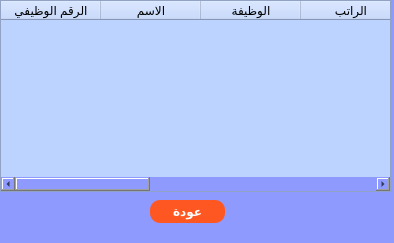
<?xml version="1.0" encoding="UTF-8"?>
<ui version="4.0">
 <class>Form</class>
 <widget class="QWidget" name="Form">
  <property name="geometry">
   <rect>
    <x>0</x>
    <y>0</y>
    <width>394</width>
    <height>243</height>
   </rect>
  </property>
  <property name="windowTitle">
   <string>Form</string>
  </property>
  <property name="styleSheet">
   <string notr="true">background-color: rgb(143, 154, 255);</string>
  </property>
  <widget class="QTableWidget" name="tableWidgetEmployees">
   <property name="geometry">
    <rect>
     <x>0</x>
     <y>0</y>
     <width>391</width>
     <height>192</height>
    </rect>
   </property>
   <property name="styleSheet">
    <string notr="true">background-color: rgb(188, 210, 255);</string>
   </property>
   <property name="columnCount">
    <number>8</number>
   </property>
   <column>
    <property name="text">
     <string>الرقم الوظيفي</string>
    </property>
   </column>
   <column>
    <property name="text">
     <string>الاسم</string>
    </property>
   </column>
   <column>
    <property name="text">
     <string>الوظيفة</string>
    </property>
   </column>
   <column>
    <property name="text">
     <string>الراتب</string>
    </property>
   </column>
   <column/>
   <column/>
   <column/>
   <column/>
  </widget>
  <widget class="QPushButton" name="pushButton_back">
   <property name="geometry">
    <rect>
     <x>150</x>
     <y>200</y>
     <width>75</width>
     <height>23</height>
    </rect>
   </property>
   <property name="font">
    <font>
     <weight>75</weight>
     <italic>false</italic>
     <bold>true</bold>
    </font>
   </property>
   <property name="styleSheet">
    <string notr="true">QPushButton{
background-color: rgb(255, 87, 34);
color:rgb(255, 255, 255);
border-radius: 10px ;
padding: 3px 1px;  
}


QPushButton:hover{
    border-color: rgb(200, 150, 120); 
background-color: rgb(40, 167, 69);
}


</string>
   </property>
   <property name="text">
    <string>عودة</string>
   </property>
  </widget>
 </widget>
 <resources/>
 <connections/>
</ui>
